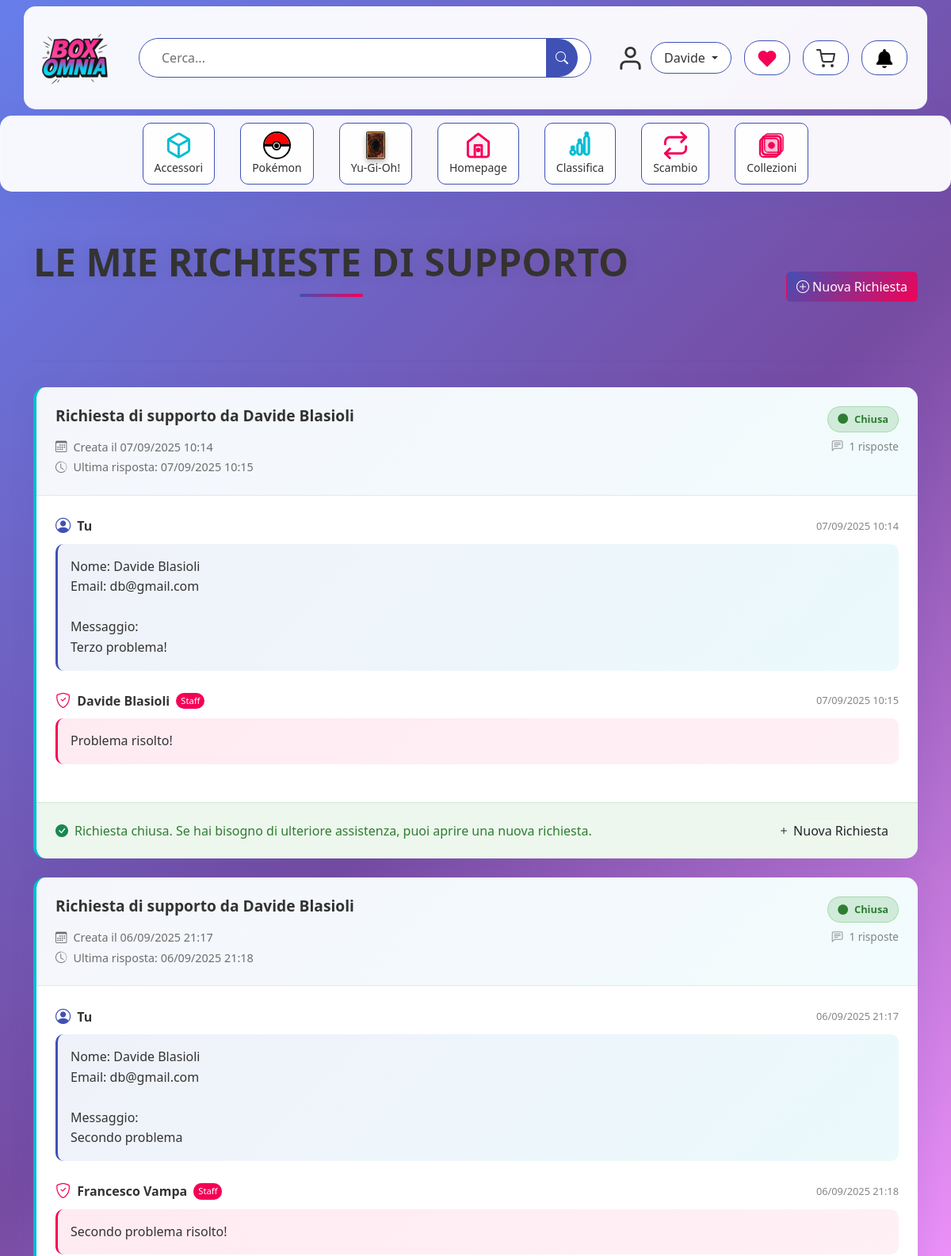
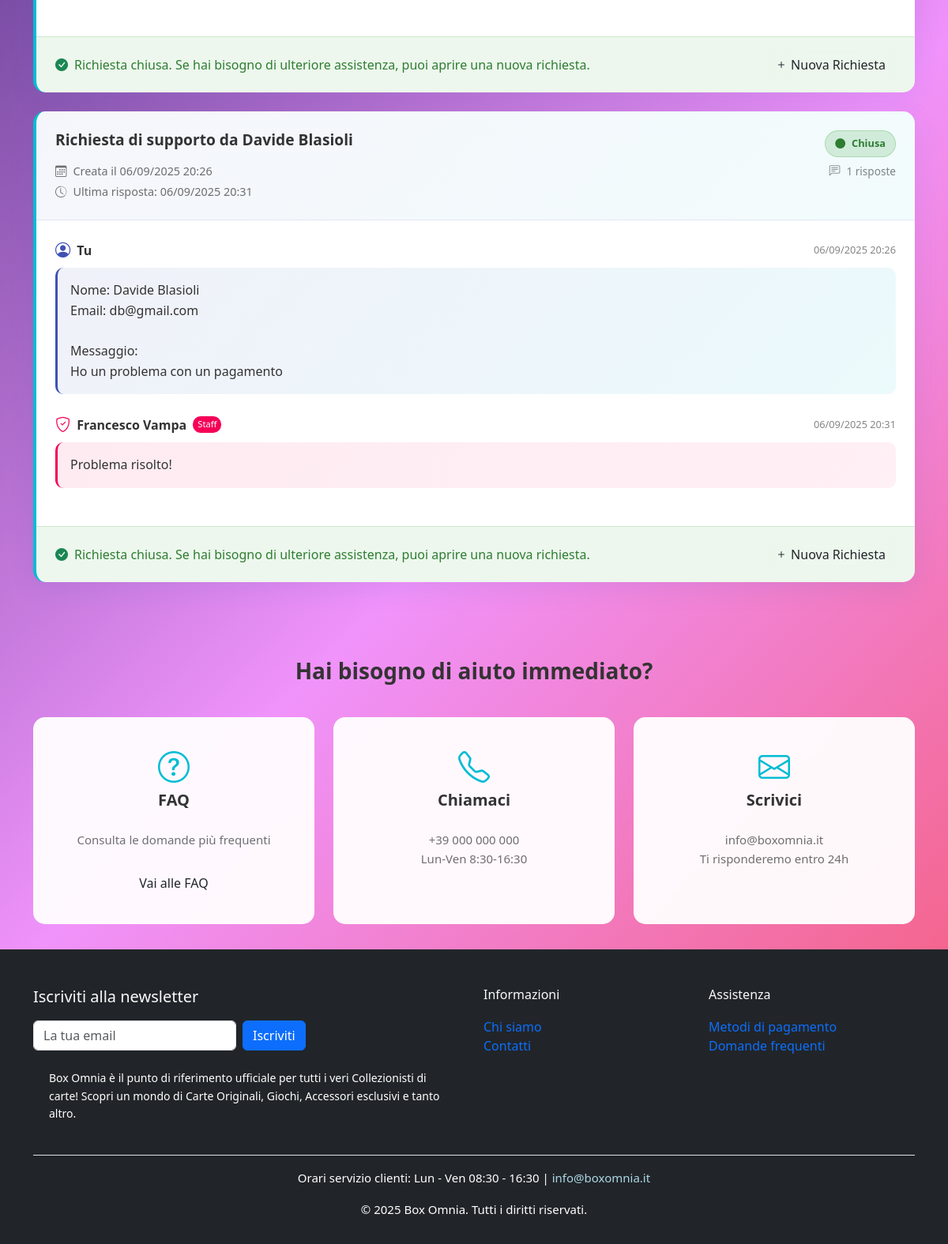
The page /pages/supporto_utente.php (signed in) on the database its author committed (2 pictures, top to bottom).
### tables this page shows
CREATE TABLE `richieste_supporto` (
  `id_richiesta` int(11) NOT NULL,
  `fk_utente` int(11) NOT NULL,
  `oggetto` varchar(255) NOT NULL,
  `messaggio` text NOT NULL,
  `stato` enum('aperta','in_corso','chiusa') DEFAULT 'aperta',
  `data_creazione` timestamp NOT NULL DEFAULT current_timestamp(),
  `data_aggiornamento` timestamp NOT NULL DEFAULT current_timestamp() ON UPDATE current_timestamp(),
  `priorita` enum('bassa','normale','alta') DEFAULT 'normale'
);

CREATE TABLE `risposte_supporto` (
  `id_risposta` int(11) NOT NULL,
  `fk_richiesta` int(11) NOT NULL,
  `fk_admin` int(11) NOT NULL,
  `messaggio` text NOT NULL,
  `data_risposta` timestamp NOT NULL DEFAULT current_timestamp()
);

### include/session_manager.php (called while the page is built, shortened)
<?php
class SessionManager
{
    public static function validateSession(): bool
    {
        return true;
    }
    public static function isLoggedIn(): bool
    {
        return self::validateSession();
    }
    public static function getUserId(): ?int
    {
        return self::isLoggedIn() ? (int)$_SESSION['user_id'] : null;
    }
}

### pages/supporto_utente.php (the view, shortened to what this page needs)
<?php
require_once __DIR__ . '/../include/session_manager.php';
include __DIR__ . '/header.php';
$user_id = SessionManager::getUserId();
$db_config = $config['dbms']['localhost'];
$conn = new mysqli(
    $db_config['host'],
    $db_config['user'],
    $db_config['passwd'],
    $db_config['dbname']
);
$richieste = [];
$sql = "
    SELECT
        rs.id_richiesta,
        rs.oggetto,
        rs.messaggio,
        rs.stato,
        rs.priorita,
        rs.data_creazione,
        rs.data_aggiornamento,
        COUNT(resp.id_risposta) as num_risposte,
        MAX(resp.data_risposta) as ultima_risposta,
        -- Controlla se ci sono notifiche non lette per questa richiesta
        CASE WHEN EXISTS (
            SELECT 1 FROM notifiche_utente n
            WHERE n.fk_richiesta = rs.id_richiesta
            AND n.fk_utente = ?
            AND n.letta = FALSE
        ) THEN 1 ELSE 0 END as ha_notifiche_nuove
    FROM richieste_supporto rs
    LEFT JOIN risposte_supporto resp ON rs.id_richiesta = resp.fk_richiesta
    WHERE rs.fk_utente = ?
    GROUP BY rs.id_richiesta, rs.oggetto, rs.messaggio, rs.stato, rs.priorita,
             rs.data_creazione, rs.data_aggiornamento
    ORDER BY rs.data_aggiornamento DESC, rs.data_creazione DESC
";
$stmt = $conn->prepare($sql);
$stmt->bind_param("ii", $user_id, $user_id);
$stmt->execute();
$result = $stmt->get_result();
if ($result) {
    while ($row = $result->fetch_assoc()) {
        $richieste[] = $row;
    }
}
function getConversazioneCompleta($conn, $richiesta_id, $user_id) {
    $conversazione = [];
    $stmt = $conn->prepare("
        SELECT 'utente' as tipo, rs.messaggio, rs.data_creazione as data,
               CONCAT(u.nome, ' ', u.cognome) as autore
        FROM richieste_supporto rs
        JOIN utente u ON rs.fk_utente = u.id_utente
        WHERE rs.id_richiesta = ? AND rs.fk_utente = ?
    ");
    $stmt->bind_param("ii", $richiesta_id, $user_id);
    $stmt->execute();
    $result = $stmt->get_result();
    if ($row = $result->fetch_assoc()) {
        $conversazione[] = $row;
    }
    $stmt = $conn->prepare("
        SELECT 'admin' as tipo, r.messaggio, r.data_risposta as data,
               CONCAT(u.nome, ' ', u.cognome) as autore
        FROM risposte_supporto r
        JOIN utente u ON r.fk_admin = u.id_utente
        WHERE r.fk_richiesta = ?
        ORDER BY r.data_risposta ASC
    ");
    $stmt->bind_param("i", $richiesta_id);
    $stmt->execute();
    $result = $stmt->get_result();
    while ($row = $result->fetch_assoc()) {
        $conversazione[] = $row;
    }
    usort($conversazione, function($a, $b) {
        return strtotime($a['data']) - strtotime($b['data']);
    });
    return $conversazione;
}
?>
<main class="background-custom">
    <div class="container">
        <div class="user-support-header">
            <h1 class="fashion_taital mb-5">Le mie Richieste di Supporto</h1>
            <div class="support-actions">
                <a href="<?php echo BASE_URL; ?>/pages/contatti.php" class="btn btn-filter-nav">
                    <i class="bi bi-plus-circle"></i> Nuova Richiesta
                </a>
            </div>
        </div>
        <?php if (empty($richieste)): ?>
            <div class="empty-support-state">
                <div class="empty-icon">
                    <i class="bi bi-headset"></i>
                </div>
                <h3>Nessuna richiesta di supporto</h3>
                <p>Non hai ancora inviato alcuna richiesta di supporto. Quando ne invierai una, apparirà qui.</p>
                <a href="<?php echo BASE_URL; ?>/pages/contatti.php" class="btn btn-support-primary">
                    Invia la tua prima richiesta
                </a>
            </div>
        <?php else: ?>
            <div class="user-support-requests">
                <?php foreach ($richieste as $richiesta): ?>
                    <div class="user-request-card" data-request-id="<?php echo $richiesta['id_richiesta']; ?>">
                        <div class="request-card-header">
                            <div class="request-title-section">
                                <h4 class="request-title">
                                    <?php echo htmlspecialchars($richiesta['oggetto']); ?>
                                </h4>
                                <div class="request-meta-info">
                                    <span class="request-date">
                                        <i class="bi bi-calendar3"></i>
                                        Creata il <?php echo date('d/m/Y H:i', strtotime($richiesta['data_creazione'])); ?>
                                    </span>
                                    <?php if ($richiesta['ultima_risposta']): ?>
                                        <span class="last-response">
                                            <i class="bi bi-clock-history"></i>
                                            Ultima risposta: <?php echo date('d/m/Y H:i', strtotime($richiesta['ultima_risposta'])); ?>
                                        </span>
                                    <?php endif; ?>
                                </div>
                            </div>
                            <div class="request-status-section">
                                <?php
                                $status_class = match($richiesta['stato']) {
                                    'aperta' => 'status-open',
                                    'in_corso' => 'status-progress',
                                    'chiusa' => 'status-closed',
                                };
                                $status_text = match($richiesta['stato']) {
                                    'aperta' => 'Aperta',
                                    'in_corso' => 'In Corso',
                                    'chiusa' => 'Chiusa',
                                };
                                ?>
                                <div class="status-badge <?php echo $status_class; ?>">
                                    <i class="bi bi-circle-fill"></i>
                                    <?php echo $status_text; ?>
                                </div>
                                <div class="response-count">
                                    <i class="bi bi-chat-left-text"></i>
                                    <?php echo $richiesta['num_risposte']; ?> risposte
                                </div>
                            </div>
                        </div>
                        <div class="request-conversation">
                            <?php
                            $conversazione = getConversazioneCompleta($conn, $richiesta['id_richiesta'], $user_id);
                            foreach ($conversazione as $messaggio):
                            ?>
                                <div class="message-item <?php echo $messaggio['tipo'] === 'utente' ? 'user-message' : 'admin-message'; ?>">
                                    <div class="message-header">
                                        <div class="message-author">
                                            <?php if ($messaggio['tipo'] === 'utente'): ?>
                                                <i class="bi bi-person-circle user-icon"></i>
                                                <strong>Tu</strong>
                                            <?php else: ?>
                                                <i class="bi bi-shield-check admin-icon"></i>
                                                <strong><?php echo htmlspecialchars($messaggio['autore']); ?></strong>
                                                <span class="admin-label">Staff</span>
                                            <?php endif; ?>
                                        </div>
                                        <div class="message-date">
                                            <?php echo date('d/m/Y H:i', strtotime($messaggio['data'])); ?>
                                        </div>
                                    </div>
                                    <div class="message-content">
                                        <?php echo nl2br(htmlspecialchars($messaggio['messaggio'])); ?>
                                    </div>
                                </div>
                            <?php endforeach; ?>
                        </div>
                        <?php if ($richiesta['stato'] !== 'chiusa'): ?>
                            <div class="request-status-info">
                                <div class="status-waiting">
                                    <i class="bi bi-clock"></i>
                                    In attesa di risposta dal nostro team di supporto...
                                </div>
                            </div>
                        <?php else: ?>
                            <div class="request-closed-actions">
                                <div class="closed-message">
                                    <i class="bi bi-check-circle-fill text-success"></i>
                                    Richiesta chiusa. Se hai bisogno di ulteriore assistenza, puoi aprire una nuova richiesta.
                                </div>
                                <a href="<?php echo BASE_URL; ?>/pages/contatti.php" class="btn btn-support-secondary">
                                    <i class="bi bi-plus"></i> Nuova Richiesta
                                </a>
                            </div>
                        <?php endif; ?>
                    </div>
                <?php endforeach; ?>
            </div>
        <?php endif; ?>
        <div class="quick-help-section">
            <h3>Hai bisogno di aiuto immediato?</h3>
            <div class="help-cards">
                <div class="help-card">
    <i class="bi bi-question-circle"></i>
    <h5>FAQ</h5>
    <p>Consulta le domande più frequenti</p>
    <a href="<?php echo BASE_URL; ?>/pages/domande_frequenti.php" class="btn btn-support-outline">Vai alle FAQ</a>
</div>
                <div class="help-card">
                    <i class="bi bi-telephone"></i>
                    <h5>Chiamaci</h5>
                    <p>+39 000 000 000<br>Lun-Ven 8:30-16:30</p>
                </div>
                <div class="help-card">
                    <i class="bi bi-envelope"></i>
                    <h5>Scrivici</h5>
                    <p>info@boxomnia.it<br>Ti risponderemo entro 24h</p>
                </div>
            </div>
        </div>
    </div>
</main>
<?php include __DIR__ . '/footer.php'; ?>

### rows shown on the page
richieste_supporto: oggetto "Richiesta di supporto da Davide Blasioli", data_creazione "07/09/2025 10:14", ultima_risposta "07/09/2025 10:15", stato "Chiusa", num_risposte "1", shows "Tu", messaggio "Nome: Davide Blasioli Email: db@gmail.com Messaggio: Terzo problema!"
risposte_supporto: autore "Davide Blasioli", data_risposta "07/09/2025 10:15", messaggio "Problema risolto!"
richieste_supporto: oggetto "Richiesta di supporto da Davide Blasioli", data_creazione "06/09/2025 21:17", ultima_risposta "06/09/2025 21:18", stato "Chiusa", num_risposte "1", shows "Tu", messaggio "Nome: Davide Blasioli Email: db@gmail.com Messaggio: Secondo problema"
risposte_supporto: autore "Francesco Vampa", data_risposta "06/09/2025 21:18", messaggio "Secondo problema risolto!"
richieste_supporto: oggetto "Richiesta di supporto da Davide Blasioli", data_creazione "06/09/2025 20:26", ultima_risposta "06/09/2025 20:31", stato "Chiusa", num_risposte "1", shows "Tu", messaggio "Nome: Davide Blasioli Email: db@gmail.com Messaggio: Ho un problema con un pagamento"
risposte_supporto: autore "Francesco Vampa", data_risposta "06/09/2025 20:31", messaggio "Problema risolto!"

### other values the page prints
$nome "Davide"
